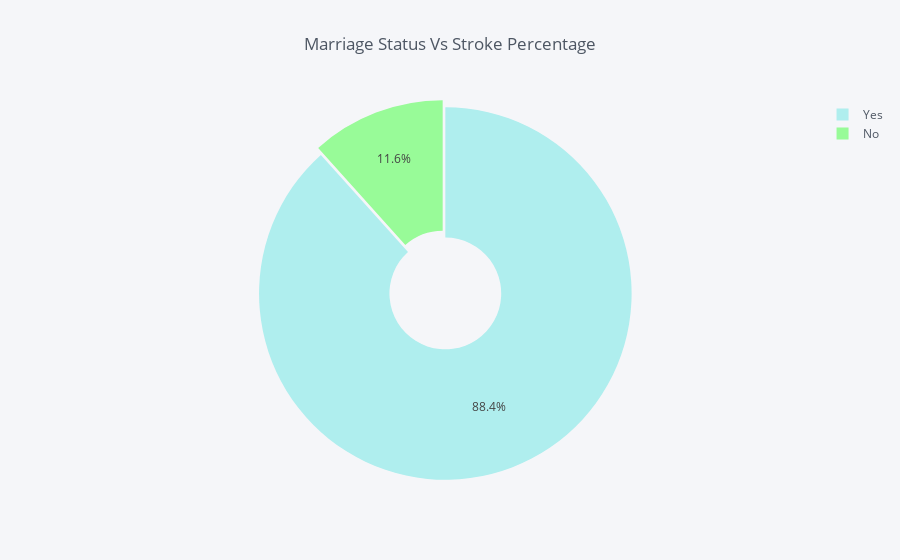

Notebook cell for this chart:
### Code cell
Married = data.groupby(data['ever_married'])['stroke'].sum()
data_Married = pd.DataFrame({'labels': Married.index,
                   'values': Married.values
                  })
data_Married.iplot(kind='pie',labels='labels',values='values', title='Marriage Status Vs Stroke Percentage', colors = colors2, 
            pull=[0.02, 0.02],hole = 0.3)

### Figure 1 — Plotly figure (JSON) as saved in the notebook; plotly's stock layout.template omitted (floating-point values rounded to 4 significant figures)
{"data": [{"hole": 0.3, "labels": ["No", "Yes"], "marker": {"colors": ["rgba(152, 251, 152, 1.0)", "rgba(175, 238, 238, 1.0)"]}, "name": "", "pull": [0.02, 0.02], "type": "pie", "values": [29, 220]}], "layout": {"legend": {"bgcolor": "#F5F6F9", "font": {"color": "#4D5663"}}, "paper_bgcolor": "#F5F6F9", "plot_bgcolor": "#F5F6F9", "title": "Marriage Status Vs Stroke Percentage", "titlefont": {"color": "#4D5663"}}}
